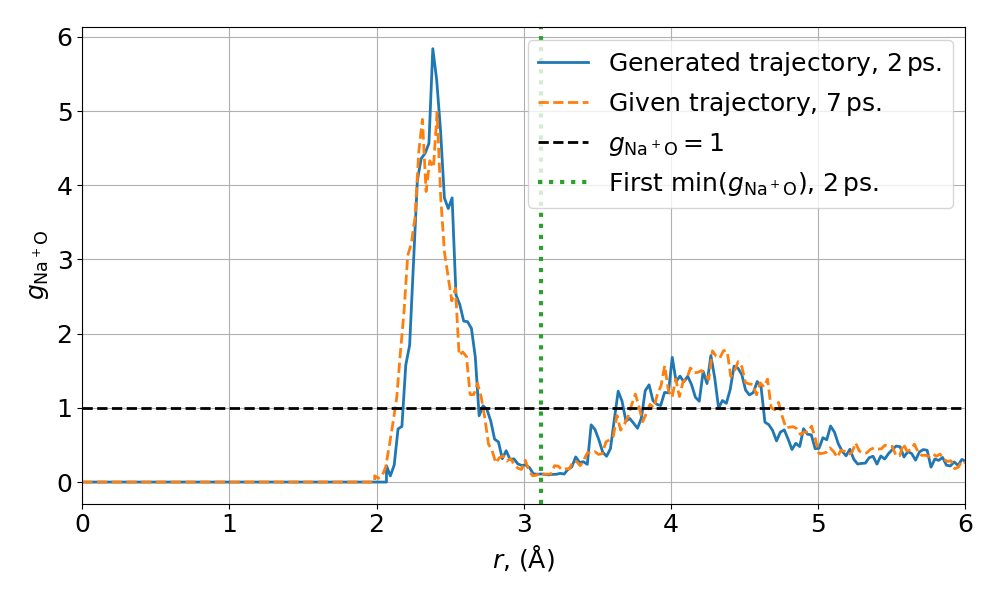

This chart was generated by the following Python code:
# Built-in packages
import os.path

# External packages
import numpy as np
import matplotlib.pyplot as plt
from scipy.optimize import curve_fit
from scipy.signal import medfilt
from ase.io.trajectory import Trajectory
from tqdm import tqdm

# Set plot params
plt.rc('font', size=18)          # controls default text sizes
plt.rc('axes', titlesize=18)     # fontsize of the axes title
plt.rc('axes', labelsize=18)    # fontsize of the x and y labels
plt.rc('xtick', labelsize=18)    # fontsize of the tick labels
plt.rc('ytick', labelsize=18)    # fontsize of the tick labels
plt.rc('legend', fontsize=18)    # legend fontsize

'''
Calculate the first ion solvation shell for my simulated trajectory from task 1 and
from the given trajectory in NaCluster24.traj.
The RDF is calculated from the position of the Na-ion (i.e. Na is at r=0) since we 
are interested in the solvation shell of the ion. 

The relevant species for the partial-RDF is the Na+ ion and the oxygen molecules,
due to the hydrogen atoms being bound to the oxygen. Thus the positions of the
hydrogen atoms needs to be integrated out.

The RDF is given as a histogram over the distances from the Na+ ion to the oxygen 
atoms for all snapshots. 
'''

def load_distances(file, trajectory):
    distances = [] # Holds all distances from Na+ for all snapshots 
    if not os.path.exists(f'{file}_{len(trajectory)}_steps.npy'):
        print('---- Creating distances vector ----')
        for snapshot in tqdm(trajectory):
            # Get indices for Na+ ion and oxygen atoms
            O_idx = [O.index for O in snapshot if O.symbol=='O']
            Na_idx = [Na.index for Na in snapshot if Na.symbol=='Na']

            # Calculate their distances 
            distances.extend(snapshot.get_distances(Na_idx, indices=O_idx, mic=True))  # Enable minimum image convention to check pbc
        distances = np.array(distances)
        print('---- Saving to ' + f'{file}_{len(trajectory)}_steps.npy ----'.rjust(20))
        np.save(f'{file}_{len(trajectory)}_steps.npy', distances)
    else:
        print('---- Load from ' + f'{file}_{len(trajectory)}_steps.npy ----'.rjust(30))
        distances = np.load(f'{file}_{len(trajectory)}_steps.npy')
    return distances


def generate_partial_RDF(distances, n_snapshots):
    n = 200  # Number of points 
    # Get a plot of the RDF from its histogram - it is accurate for sufficiently small bins
    RDF, b = np.histogram(distances, bins=n)  # Return the bin edges and use the as r vector for normalization
    RDF = RDF.astype(float) / n_snapshots  # Get the average occupation in each box over all snapshots
    r = np.array([(b[i-1]+b[i])/2 for i in range(1, len(b))])  # Position is middle point of each bin
    dr = r[1]-r[0]  # The size of the spherical radial shell

    # Normalize the obtained distribution function RDF(r) with the number density times the volume of the spherical shell at radius (r)
    # This would have been the RDF had the particles been uncorrelated (on average an rho particles per unit shell).
    V = traj[0].get_volume()
    rho = 24/V  # Number density of the relevant species of the system - ( 24 O + 1 Na ) / volume of unit cell
    RDF /= (rho*4*np.pi*r**2*dr)

    # Pad RDF and r with zeros for a nice looking plot
    r = np.insert(arr=r, obj=0, values=np.linspace(0,r[0],10))
    RDF = np.insert(arr=RDF, obj=0, values=[0]*10)

    return r, RDF


def solv_shell(r, RDF):
    ##### Find the first minimum #####
    
    # Use a median filtered version of the signal to get good estimates on the extremum indices
    filt_RDF = medfilt(RDF, 9)
    # Find the first and the halfway idx, and search inbetween
    first_max = np.argmax(filt_RDF)
    halfway_idx = int(len(filt_RDF)/2)
    min_idx = first_max + np.argmin(filt_RDF[first_max:halfway_idx])

    # Integrate up to that point - the padding does nothing, since it is zero
    shell_size = np.trapz(y=r[:min_idx]*RDF[:min_idx], x=r[:min_idx])
    print(f'First solvation shell: {shell_size:.4f} Å')  # Dimension Å since integral of dimless RDF (just a histogram)
    # Return first solvation shell
    return first_max, halfway_idx, min_idx, shell_size

print("#### Task 2 - Calculate partial RDF ####")
# Load the trajectory from task 1
traj = Trajectory('../task1/mdTask1.traj')
traj_given = Trajectory('../task1/Na-aimd/NaCluster24.traj')

# Calculate the distances between the relevant species
eq_idx = 1000 # Index for equlibration
eq_idx_g = 8000
distances = load_distances('distances', traj[eq_idx:])
distances_given = load_distances('distances_given', traj_given[eq_idx_g:])

# Generate RDF
r, RDF = generate_partial_RDF(distances, len(traj[eq_idx:]))
r_g, RDF_g = generate_partial_RDF(distances_given, len(traj_given[eq_idx_g:]))

# Calculate the first solvation shell of Na for both trajectories
first_max, halfway_idx, min_idx, _ = solv_shell(r, RDF)
max_idx = [first_max, halfway_idx]
_, _, _, _ = solv_shell(r_g, RDF_g)

# Plot
fig, ax = plt.subplots(figsize=(10,6))
ax.plot(r, RDF, linewidth=2, linestyle='-', alpha=1, label=r'Generated trajectory, $2 \rm\, ps$.')
# ax.plot(r, medfilt(RDF, 9), linewidth=2, linestyle='-', label=r'Median filtered RDF, $2 \rm\, ps$.')
ax.plot(r_g, RDF_g, linewidth=2, linestyle='--', alpha=1, label=r'Given trajectory, $7 \rm\, ps$.')
# ax.scatter(r[max_idx], RDF[max_idx], marker='o', s=48, c='k')
# ax.scatter(r[min_idx], RDF[min_idx], marker='s', s=48, c='k')
ax.axhline(1, linewidth=2, linestyle='--', c='k', label=r'$g_{\rm Na^+O}=1$' )
ax.axvline(r[min_idx], linewidth=3, linestyle=':', c='C2', label=r'First min($g_{\rm Na^+O}$), $2 \rm\, ps$.')
ax.legend(loc='best')
ax.set_xlabel(r'$r$, (Å)')
ax.set_ylabel(r'$g_{\rm Na^+O}$')
ax.set_xlim(0,6)
ax.grid()
plt.tight_layout()
plt.savefig('task2.png')
plt.show()

print("#### Task 2 - " +  "Finished ####".rjust(26))
